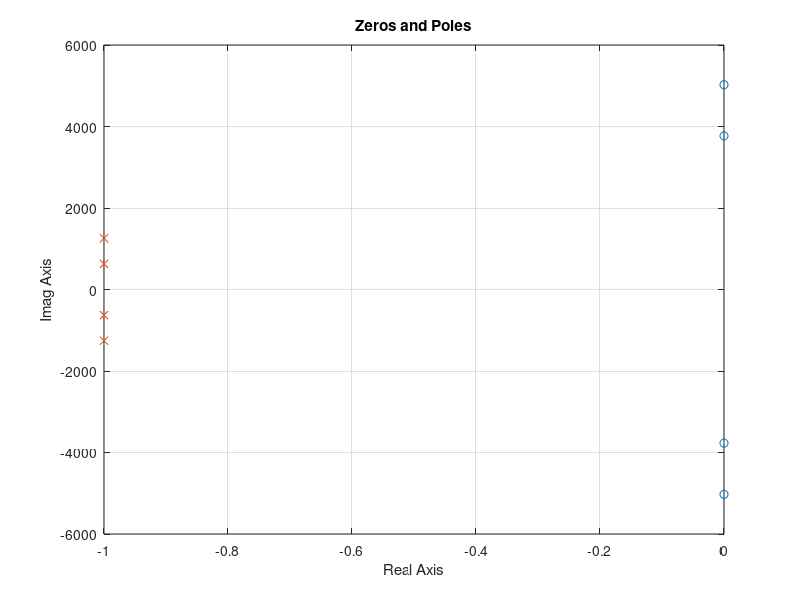
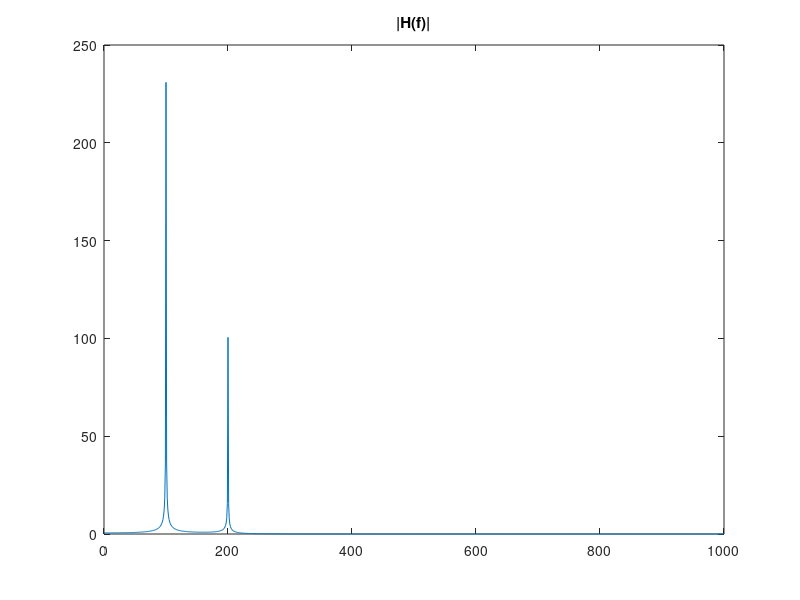

Write the MATLAB code that produced these figures, in order.
% let's create a digital filter

if(0)  % choosing polynomial coefficients
   b = [3,2];                      % [ b1, b0 ]
   a = [4,3,2,1];                  % [ a3, a2, a1, a0=1]
   z = roots(b); p = roots(a);     % [b,a] --> [z,p]
else   % choosing polynomial roots
   gain = 0.001;
   z = 1i*2*pi*[ 600,800 ];         z = [z conj(z)];  
   p = [-1,-1] + 1i*2*pi*[100,200]; p = [p conj(p)];
   b = gain*poly(z);  a = poly(p); % [z,p] --> [b,a]
end

figure;
plot(real(z), imag(z), 'o', real(p), imag(p), 'x');
title("Zeros and Poles"); xlabel("Real Axis"); ylabel("Imag Axis"); grid;

f = 0:1000;
s = 1i*2*pi*f;
H = polyval(b,s) ./ polyval(a,s);

% figure; plot(f, 20*log10(abs(H))); title("|H(f)| (dB)");
figure; plot(f, abs(H)); title("|H(f)|");
% figure; plot(f, unwrap(angle(H))); title("angle(H(f))");
% figure; impulse(b,a);
% figure; step(b,a);